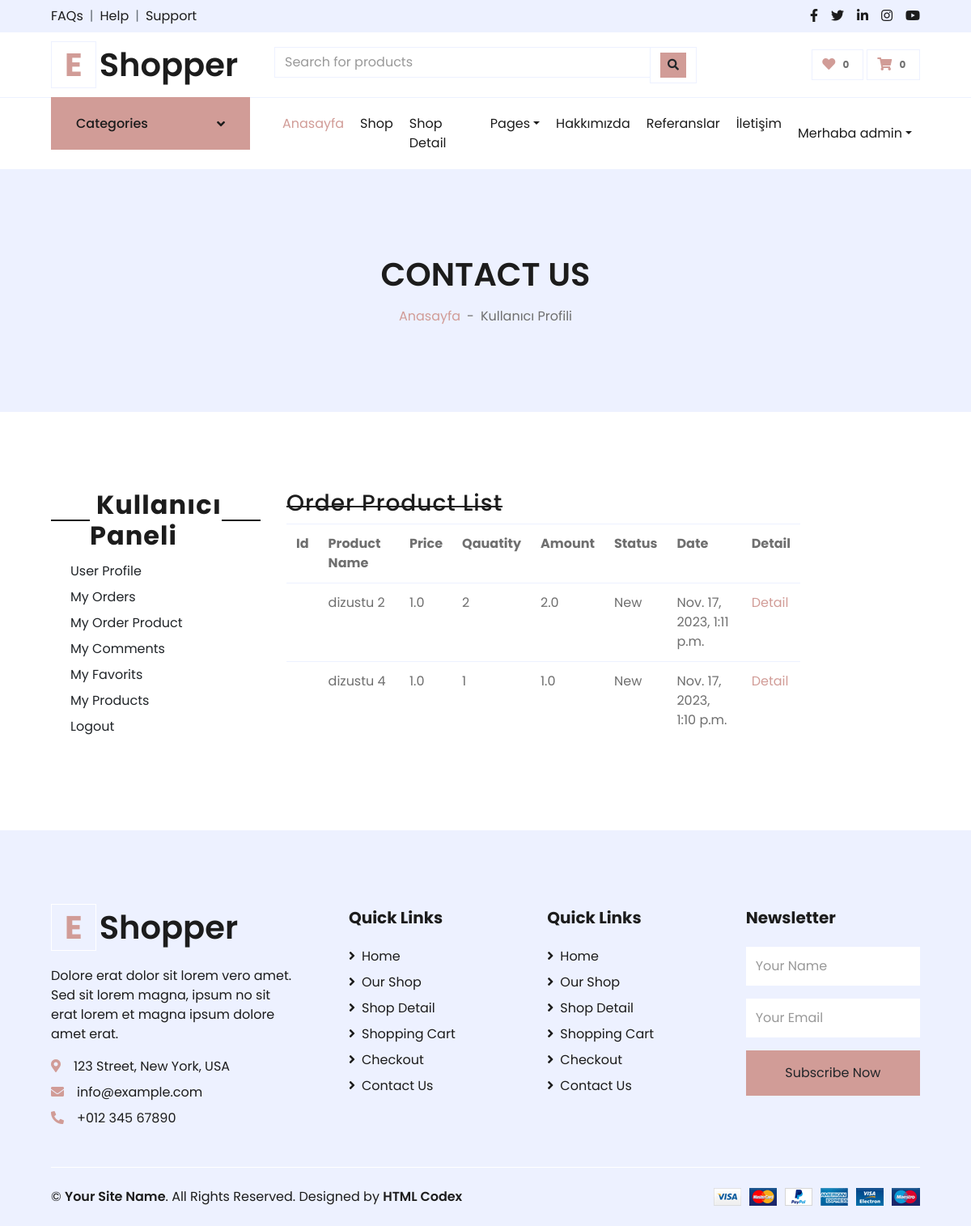
Page /user/orders_product/ (signed in) on the committed database.
### order/models.py (models this page shows, shortened)
class OrderProduct(models.Model):
    STATUS = (
        ('New', 'New'),
        ('Accepted', 'Accepted'),
        ('Canceled', 'Canceled'),
    )
    order = models.ForeignKey(Order, on_delete=models.CASCADE)
    user = models.ForeignKey(User, on_delete=models.CASCADE)
    product = models.ForeignKey(Product, on_delete=models.CASCADE)
    quantity = models.IntegerField()
    price = models.FloatField()
    amount = models.FloatField()
    status = models.CharField(max_length=10, choices=STATUS, default='New')
    create_at = models.DateTimeField(auto_now_add=True)
    update_at = models.DateTimeField(auto_now=True)

### product/models.py (models this page shows, shortened)
class Product(models.Model):
    STATUS = (
        ('True', 'Evet'),
        ('False', 'Hayir'),
    )
    category = models.ForeignKey(Category, on_delete=models.CASCADE) #many to one relation with Category
    title = models.CharField(max_length=150)
    keywords = models.CharField(blank=True,max_length=255)
    description = models.TextField(blank=True,max_length=255)
    image=models.ImageField(blank=True, upload_to='images/')
    price= models.FloatField()
    amount=models.IntegerField(default=0)
    detail=RichTextUploadingField()
    status=models.CharField(max_length=10,choices=STATUS)
    create_at=models.DateTimeField(auto_now_add=True)
    update_at=models.DateTimeField(auto_now=True)
    slug = models.SlugField(null=False, unique=True)
    def image_tag(self):
        return mark_safe('<img src="{}" height="50"/>'.format(self.image.url))
    image_tag.short_descripion = 'Image'

### user/views.py (the view)
# urls.py: path('orders_product/', views.user_order_product, name='user_order_product'),
@login_required(login_url='/login') # Check login
def user_order_product(request):
    category = Category.objects.all()
    current_user = request.user
    order_product = OrderProduct.objects.filter(user_id=current_user.id).order_by('-id')
    context = {'category': category,
               'order_product': order_product,
               }
    return render(request, 'user_order_products.html', context)

### user/templates/user_order_products.html (shortened to what this page needs)
{% extends 'homebase.html' %}
{% block sidebar %} {% include 'sidebar.html' %}  {% endblock %}
{% block body %}
    <div class="container-fluid bg-secondary mb-5">
        <div class="d-flex flex-column align-items-center justify-content-center" style="min-height: 300px">
            <h1 class="font-weight-semi-bold text-uppercase mb-3">Contact Us</h1>
            <div class="d-inline-flex">
                <p class="m-0"><a href="/">Anasayfa</a></p>
                <p class="m-0 px-2">-</p>
                <p class="m-0">Kullanıcı Profili</p>
            </div>
        </div>
    </div>
    <div class="container-fluid pt-5">
        <div class="row px-xl-5">
            {% include 'user_panel.html' %}
                       <div class="col-lg-9 table-responsive mb-5">
 <div class="col-md-10">
                    <div class="order-summary clearfix">
                        <div class="section-title">
                            <h3 class="title">Order Product List</h3>
                        </div>
                        <table class="shopping-cart-table table">
                            <tr>
                                <th class="text-left">Id </th>
                                <th class="text-left">Product Name </th>
                                <th class="text-left">Price </th>
                                <th class="text-left">Qauatity </th>
                                <th class="text-left">Amount </th>
                                <th class="text-left">Status </th>
                                <th class="text-left">Date </th>
                                <th class="text-left">Detail </th>
                            </tr>
                            {% for rs in order_product %}
                                <tr>
                                    <td class="text-left">
                                    </td>
                                    <td>{{ rs.product.title}} {{ rs.variant.size }}   {{ rs.variant.color }}</td>
                                    <td class="text-left">{{ rs.price}} </td>
                                    <td class="text-left">{{ rs.quantity}} </td>
                                    <td class="text-left">{{ rs.amount}} </td>
                                    <td class="text-left">{{ rs.status}} </td>
                                    <td class="text-left">{{ rs.create_at}} </td>
                                    <td class="text-left"><a class="primary-btn" href="/user/order_product_detail/{{ rs.id }}/{{ rs.order.id}}"> Detail </a></td>
                                </tr>
                            {% endfor %}
                        </table>
                    </div>
                </div>
            </div>
        </div>
    </div>
 {% endblock %}

### home/templates/homebase.html (shortened to what this page needs)
{%  load static %}
<!DOCTYPE html>
<html lang="en">
<head>
    <link href="https://cdnjs.cloudflare.com/ajax/libs/font-awesome/5.10.0/css/all.min.css" rel="stylesheet">
    <link href="{% static 'lib/owlcarousel/assets/owl.carousel.min.css'%}" rel="stylesheet">
    <link href="{% static 'css/style.css'%}" rel="stylesheet">
</head>
<body>
{% include 'header.html' %}
{% block sidebar %} {% endblock %}
{% block body %} {% endblock %}
{% include 'footer.html' %}
</body>
</html>

### home/templates/header.html (shortened to what this page needs)
{%  load static %}
    <div class="container-fluid">
        <div class="row bg-secondary py-2 px-xl-5">
            <div class="col-lg-6 d-none d-lg-block">
                <div class="d-inline-flex align-items-center">
                    <a class="text-dark" href="">FAQs</a>
                    <span class="text-muted px-2">|</span>
                    <a class="text-dark" href="">Help</a>
                    <span class="text-muted px-2">|</span>
                    <a class="text-dark" href="">Support</a>
                </div>
            </div>
            <div class="col-lg-6 text-center text-lg-right">
                <div class="d-inline-flex align-items-center">
                    <a class="text-dark px-2" href="">
                        <i class="fab fa-facebook-f"></i>
                    </a>
                    <a class="text-dark px-2" href="">
                        <i class="fab fa-twitter"></i>
                    </a>
                    <a class="text-dark px-2" href="">
                        <i class="fab fa-linkedin-in"></i>
                    </a>
                    <a class="text-dark px-2" href="">
                        <i class="fab fa-instagram"></i>
                    </a>
                    <a class="text-dark pl-2" href="">
                        <i class="fab fa-youtube"></i>
                    </a>
                </div>
            </div>
        </div>
        <div class="row align-items-center py-3 px-xl-5">
            <div class="col-lg-3 d-none d-lg-block">
                <a href="" class="text-decoration-none">
                    <h1 class="m-0 display-5 font-weight-semi-bold"><span class="text-primary font-weight-bold border px-3 mr-1">E</span>Shopper</h1>
                </a>
            </div>
            <div class="col-lg-6 col-6 text-left">
                <form action="/search/" method="post" >
                    <div class="input-group">
                        <input type="text" class="form-control" placeholder="Search for products" name="query">
                        <div class="input-group-append">
                            <span class="input-group-text bg-transparent text-primary">
                            <button class="btn btn-sm btn-primary btn-search" >
                                        <i class="fa fa-search"></i>
                                        </button>
                            </span>
                        </div>
                    </div>
                </form>
            </div>
            <div class="col-lg-3 col-6 text-right">
                <a href="" class="btn border">
                    <i class="fas fa-heart text-primary"></i>
                    <span class="badge">0</span>
                </a>
                <a href="/order/shopcart" class="btn border">
                    <i class="fas fa-shopping-cart text-primary"></i>
                    <span class="badge">{% if request.session.cart_items > 0 %}
                    {{ request.session.cart_items }}
                        {% else %}
                        0
                    {% endif %} </span>
                </a>
            </div>
        </div>
    </div>

### home/templates/sidebar.html (shortened to what this page needs)
{%  load static %}
{% if page == 'home' %}
    <div class="container-fluid mb-5">
{% else %}
  <div class="container-fluid">
      {% endif %}
        <div class="row border-top px-xl-5">
            <div class="col-lg-3 d-none d-lg-block">
                <a class="btn shadow-none d-flex align-items-center justify-content-between bg-primary text-white w-100" data-toggle="collapse" href="#navbar-vertical" style="height: 65px; margin-top: -1px; padding: 0 30px;">
                    <h6 class="m-0">Categories</h6>
                    <i class="fa fa-angle-down text-dark"></i>
                </a>
                        {% load mptt_tags %}
            </div>
            <div class="col-lg-9">
                <nav class="navbar navbar-expand-lg bg-light navbar-light py-3 py-lg-0 px-0">
                    <div class="collapse navbar-collapse justify-content-between" id="navbarCollapse">
                        <div class="navbar-nav mr-auto py-0">
                            <a href="/" class="nav-item nav-link active">Anasayfa</a>
                            <a href="shop.html" class="nav-item nav-link">Shop</a>
                            <a href="detail.html" class="nav-item nav-link">Shop Detail</a>
                            <div class="nav-item dropdown">
                                <a href="#" class="nav-link dropdown-toggle" data-toggle="dropdown">Pages</a>
                            </div>
                            <a href="/hakkimizda" class="nav-item nav-link">Hakkımızda</a>
                            <a href="/referanslar" class="nav-item nav-link">Referanslar</a>
                            <a href="/iletisim" class="nav-item nav-link">İletişim</a>
                        </div>
                        <div class="navbar-nav ml-auto py-0">
                            {%  if user.id is not None %}
                            <div class="nav-item dropdown">
                                <a href="#" class="nav-link dropdown-toggle" data-toggle="dropdown"> Merhaba {{ user.username }}</a>
                            </div>
                                {% else %}
                                  <a href="/login" class="nav-item nav-link">Login</a>
                            <a href="/signup" class="nav-item nav-link">Signup</a>
                            {% endif %}
                        </div>
                    </div>
                </nav>
            </div>
        </div>
    </div>

### user/templates/user_panel.html
<div class="col-lg-3 mb-5">
    <h2 class="section-title px-5"><span class="px-2">Kullanıcı Paneli</span></h2>
         <a href="/user"  class="dropdown-item">User Profile</a>
         <a href="/user/orders"  class="dropdown-item">My Orders</a>
         <a href="/user/orders_product"  class="dropdown-item">My Order Product</a>
         <a href="/user/comments"  class="dropdown-item">My Comments</a>
         <a href="/user/favorits"  class="dropdown-item">My Favorits</a>
         <a href="/user/products"  class="dropdown-item">My Products</a>
         <a href="/logout"  class="dropdown-item">Logout</a>
</div>

### home/templates/footer.html (shortened to what this page needs)
{% load static %}
    <div class="container-fluid bg-secondary text-dark mt-5 pt-5">
        <div class="row px-xl-5 pt-5">
            <div class="col-lg-4 col-md-12 mb-5 pr-3 pr-xl-5">
                <a href="" class="text-decoration-none">
                    <h1 class="mb-4 display-5 font-weight-semi-bold"><span class="text-primary font-weight-bold border border-white px-3 mr-1">E</span>Shopper</h1>
                </a>
                <p>Dolore erat dolor sit lorem vero amet. Sed sit lorem magna, ipsum no sit erat lorem et magna ipsum dolore amet erat.</p>
                <p class="mb-2"><i class="fa fa-map-marker-alt text-primary mr-3"></i>123 Street, New York, USA</p>
                <p class="mb-2"><i class="fa fa-envelope text-primary mr-3"></i>info@example.com</p>
                <p class="mb-0"><i class="fa fa-phone-alt text-primary mr-3"></i>+012 345 67890</p>
            </div>
            <div class="col-lg-8 col-md-12">
                <div class="row">
                    <div class="col-md-4 mb-5">
                        <h5 class="font-weight-bold text-dark mb-4">Quick Links</h5>
                        <div class="d-flex flex-column justify-content-start">
                            <a class="text-dark mb-2" href="index.html"><i class="fa fa-angle-right mr-2"></i>Home</a>
                            <a class="text-dark mb-2" href="shop.html"><i class="fa fa-angle-right mr-2"></i>Our Shop</a>
                            <a class="text-dark mb-2" href="detail.html"><i class="fa fa-angle-right mr-2"></i>Shop Detail</a>
                            <a class="text-dark mb-2" href="cart.html"><i class="fa fa-angle-right mr-2"></i>Shopping Cart</a>
                            <a class="text-dark mb-2" href="checkout.html"><i class="fa fa-angle-right mr-2"></i>Checkout</a>
                            <a class="text-dark" href="contact.html"><i class="fa fa-angle-right mr-2"></i>Contact Us</a>
                        </div>
                    </div>
                    <div class="col-md-4 mb-5">
                        <h5 class="font-weight-bold text-dark mb-4">Quick Links</h5>
                        <div class="d-flex flex-column justify-content-start">
                            <a class="text-dark mb-2" href="index.html"><i class="fa fa-angle-right mr-2"></i>Home</a>
                            <a class="text-dark mb-2" href="shop.html"><i class="fa fa-angle-right mr-2"></i>Our Shop</a>
                            <a class="text-dark mb-2" href="detail.html"><i class="fa fa-angle-right mr-2"></i>Shop Detail</a>
                            <a class="text-dark mb-2" href="cart.html"><i class="fa fa-angle-right mr-2"></i>Shopping Cart</a>
                            <a class="text-dark mb-2" href="checkout.html"><i class="fa fa-angle-right mr-2"></i>Checkout</a>
                            <a class="text-dark" href="contact.html"><i class="fa fa-angle-right mr-2"></i>Contact Us</a>
                        </div>
                    </div>
                    <div class="col-md-4 mb-5">
                        <h5 class="font-weight-bold text-dark mb-4">Newsletter</h5>
                        <form action="">
                            <div class="form-group">
                                <input type="text" class="form-control border-0 py-4" placeholder="Your Name" required="required" />
                            </div>
                            <div class="form-group">
                                <input type="email" class="form-control border-0 py-4" placeholder="Your Email"
                                    required="required" />
                            </div>
                            <div>
                                <button class="btn btn-primary btn-block border-0 py-3" type="submit">Subscribe Now</button>
                            </div>
                        </form>
                    </div>
                </div>
            </div>
        </div>
        <div class="row border-top border-light mx-xl-5 py-4">
            <div class="col-md-6 px-xl-0">
                <p class="mb-md-0 text-center text-md-left text-dark">
                    &copy; <a class="text-dark font-weight-semi-bold" href="#">Your Site Name</a>. All Rights Reserved. Designed
                    by
                    <a class="text-dark font-weight-semi-bold" href="https://htmlcodex.com">HTML Codex</a>
                </p>
            </div>
            <div class="col-md-6 px-xl-0 text-center text-md-right">
                <img class="img-fluid" src="{% static 'img/payments.png'%}" alt="">
            </div>
        </div>
    </div>

### rows in the picture
OrderProduct: product "dizustu 2", price "1.0", quantity "2", amount "2.0", status "New", create_at "Nov. 17, 2023, 1:11 p.m."
OrderProduct: product "dizustu 4", price "1.0", quantity "1", amount "1.0", status "New", create_at "Nov. 17, 2023, 1:10 p.m."

### other values in the picture
{{ user.username }} "admin"
